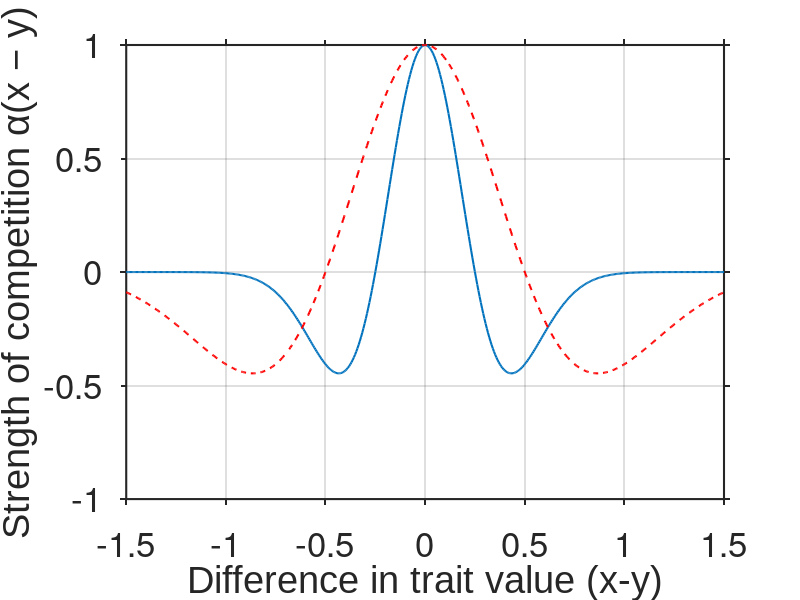

Source code (MATLAB): (Note: this script raises an error after producing the figure.)
%%Alice Henman%%
%%Evolutionary Branching in Models for Symmetric and Asymmetric
%%Competition%%

%%Default graphing layout from Dennis
set(0,'defaultTextFontName', 'Arial');
set(0,'defaultaxesfontsize', 25); % 25 for 1X3, 20 for 1X2 figures
%set(0,'defaultLegendInterpreter','latex');
set(0,'defaultAxesTickLabelInterpreter','none');
set(0,'defaulttextinterpreter','none');
set(0,'defaultAxesXGrid','off');
set(0,'defaultAxesYGrid','off');
set(0,'defaultAxesTickDir','out');
set(0,'defaultAxesLineWidth',1.5);

%% (Mexican hat) Wavelet Competition function

% z represents x-y
z=linspace(-1.5,1.5,500);

%parameters
sigma = 0.25; %0.5;%width
sigma0 = 0.5;
beta0 = 0;   %symmetrical
beta1 = 1.5; %asymmetric

function alpha=alpha(x,y,sigma,beta)
    alpha = exp(sigma.^2.*beta.^2/2).* ...
(1.-((x-y+sigma.^2.*beta)./sigma).^2).*exp(-(x-y+sigma.^2.*beta).^2./(2*sigma^2));
end
%The beta parameter can add asymmetry to the competition
%but I'm just keeping it as beta=0 for now

%z=x-y
figure;
%Plots of competition for 2 different widths
plot(z,alpha(z,0,sigma,beta0),'DisplayName', sprintf('σ_α = %.2f',sigma), ...
    "LineWidth",1.5);
hold on;
plot(z,alpha(z,0,sigma0,beta0),'r--','DisplayName', sprintf('σ_α = %.2f',sigma0), ...
    "LineWidth",1.5);
xlabel('Difference in trait value (x-y)');
ylabel('Strength of competition α(x − y)');
grid on;
ax=gca;
ax.FontSize = 20;
legend(FontSize=20);
legend('boxoff');

%% Double Gaussian Carrying capacity K(x)
function Gauss=G(sigma,x0,x)
    Gauss = exp(-(x-x0).^2./(2*sigma^2));
end

function K=K(C1,C2,sigma1,sigma2,x0,x)
    K = C1*G(sigma1,x0,x)-C2*G(sigma2,x0,x);
end

%Parameters
C1 = 2.5;
C2 = 2;
sigma1 = 0.3;%0.5;%
sigma2 = 0.15;%0.35;%
x0 = 1.5;

x=linspace(0,3,500);

figure;
plot(x,K(C1,C2,sigma1,sigma2,x0,x),'r--',"LineWidth",1.5);
hold on;
xlabel('Trait value x');
ylabel('Carrying Capacity, K(x)');
grid on;
ax=gca;
ax.FontSize = 20;
legend("boxoff");

%% The Mathssss (The PIP)

%Parameters
r=rand+0.001; %growth rate
%stable strategies
x2=x0+sqrt(2*sigma1^2*sigma2^2*log(C1*sigma2^2/(C2*sigma1^2))/(sigma2^2-sigma1^2));
x3=x0-sqrt(2*sigma1^2*sigma2^2*log(C1*sigma2^2/(C2*sigma1^2))/(sigma2^2-sigma1^2));

h1=plot(x0*ones(1,2),[0,1.5],'k-');
h2=plot(x2*ones(1,2),[0,1.5],'r-.');
h3=plot(x3*ones(1,2),[0,1.5],'b--');
legend([h1,h2,h3], {sprintf('x_0 = %.2f', x0) sprintf('x_0+x_1 = %.2f', x2) sprintf('x_0-x_1 = %.2f', x3)});

%Invasion fitness
f = @(x,y) r*(1-alpha(y,x,sigma,beta0).*K(C1,C2,sigma1,sigma2,x0,x) ...
    ./K(C1,C2,sigma1,sigma2,x0,y));

y = linspace(0.5,2.5,500);
[x,y] = meshgrid(y, y);
F = f(x,y);

figure
hold on
% PIP
contourf(x,y,F>0,1,'LineStyle','none')
contour(x,y,F,[0 0],'k','LineWidth',2) %black line for f=0
colormap([1 1 1; 0.6 0.9 0.3]); %green for f>0 white for f<0
xlabel('$\textsf{Resident trait value}$ ($x$)','Interpreter','latex','FontSize',17);
ylabel('$\textsf{Mutant trait value}$ ($y$)','Interpreter','latex','FontSize',17);
title(['PIP for σ_{α} = ',num2str(sigma)],'Interpreter','tex');

h1=plot(x0*ones(1,2),[0.5,y(end)],'k-');
h2=plot(x2*ones(1,2),[0.5,y(end)],'r-.');
h3=plot(x3*ones(1,2),[0.5,y(end)],'b--');

legend(Location="northwest");
legend([h1,h2,h3], {sprintf('x_0 = %.2f', x0) sprintf('x_0+x_1 = %.2f', x2) sprintf('x_0-x_1 = %.2f', x3)});
axis equal
box on

%% Plot to show that the conditions for branching are satisfied
figure;
z=linspace(0.001,1,1000); %range of sigmak1 and k2
[sk1,sk2] = meshgrid(z,z);
C=C1/C2; %ratio of C1/C2>1
h = @(x,y) 3*(y.^2-x.^2)./(2.*log(C*y.^2./x.^2));
H=h(sk1,sk2); %values of the RHS of branching condition
[h,w]=size(H);
for i = 2:h
    for j = 1:i
        if i>=j
            H(i,j)=-3;%makes sure all values with sigmak1<k2 are undefined
        end
    end
end
hlims=[-3 3]; %stops large values drowning out small variations close to 0
imagesc(z,z,H,hlims);
hold on;
cmap = [abyss;autumn];%makes difference between positive and negative obvious
colormap(cmap); 
colorbar;
%Marks all negatives as undefined, makes it obvious that values of "3"
%could be bigger
colorbar('Ticks',[-1.5,0,0.5,1,1.5,2,2.5,3],...
         'TickLabels',{'undefined','0','0.5','1','1.5','2','2.5','3+'})
xlabel("\sigma_{k1}",'Interpreter','tex');
ylabel("\sigma_{k2}",'Interpreter','tex');
set(gca,'YDir','normal'); %makes axis look normal
% title('C* colour plot on \sigma_{k1},\sigma_{k2} axis','Interpreter','tex');

%% Example PIP to show branching conditions
Y = linspace(1,1.48,500);
X = linspace(1,2*x3-1,500);
%Y = linspace(x3-0.1,x3+0.1,500);
[x,y] = meshgrid(Y, Y);
F = f(x,y);

a=x3-0.05;
b=x3+0.05;

figure
hold on

contourf(x,y,F>0,1,'LineStyle','none')
contour(x,y,F,[0 0],'k','LineWidth',2) %black line for f=0
colormap([1 1 1; 0.6 0.9 0.3]); %green for f>0 white for f<0
xlabel('$\textsf{Resident trait value}$ ($x$)','Interpreter','latex','FontSize',25);
ylabel('$\textsf{Mutant trait value}$ ($y$)','Interpreter','latex','FontSize',25);
%title(['PIP for σ_{α} = ',num2str(sigma)],'Interpreter','tex');

h1=plot(x3*ones(1,2),[x(1),y(end)],'m-');
h2=plot((b)*ones(1,2),[x(1),a],'b:');
h3=plot((a)*ones(1,2),[x(1),b],'r-.');
h4=plot([x(1),a],(b)*ones(1,2),'b:');
h5=plot([x(1),b],(a)*ones(1,2),'r-.');
h6=plot(X,2*x3-X,'--',LineWidth=3);

plot(b,a,'k.','MarkerSize',25);
plot(a,b,'k.','MarkerSize',25);
text(b,a,"f_{b}(a)>0",'Interpreter','tex','FontSize',25,'VerticalAlignment','bottom');
text(a,b,"f_{a}(b)>0",'Interpreter','tex','FontSize',25,'HorizontalAlignment','right','VerticalAlignment','top');

%legend(Location="northwest");
legend([h1,h6], {sprintf('x^*') sprintf("y=2x^*-x")},'Interpreter','tex');
axis equal
set(gca,'XTick',[a,x3,b], 'YTick', [a,b]);
set(gca,'XTickLabel',["a","x*","b"], 'YTickLabel', ["a","b"]);
box on
